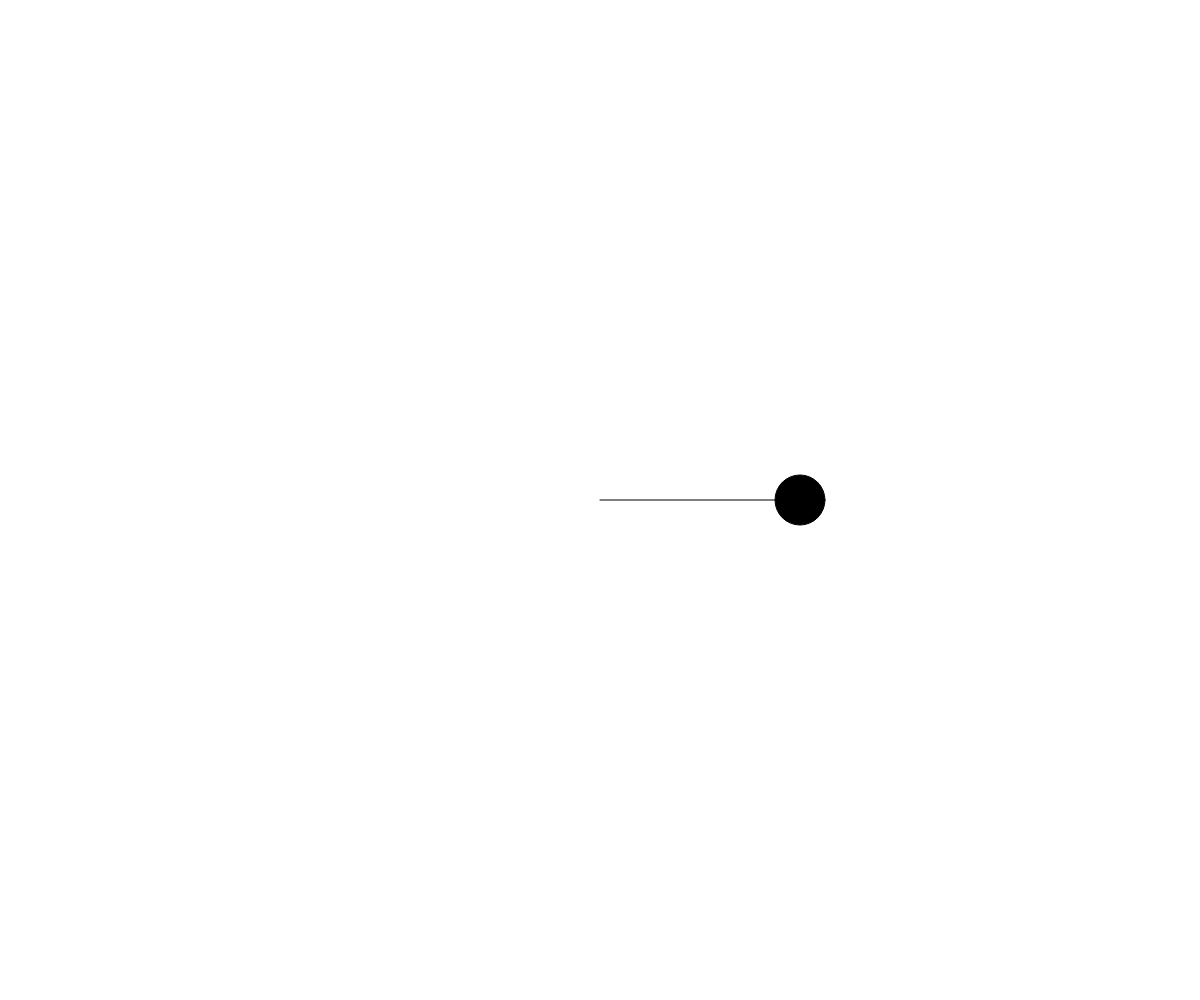
Frame 1 (no input)
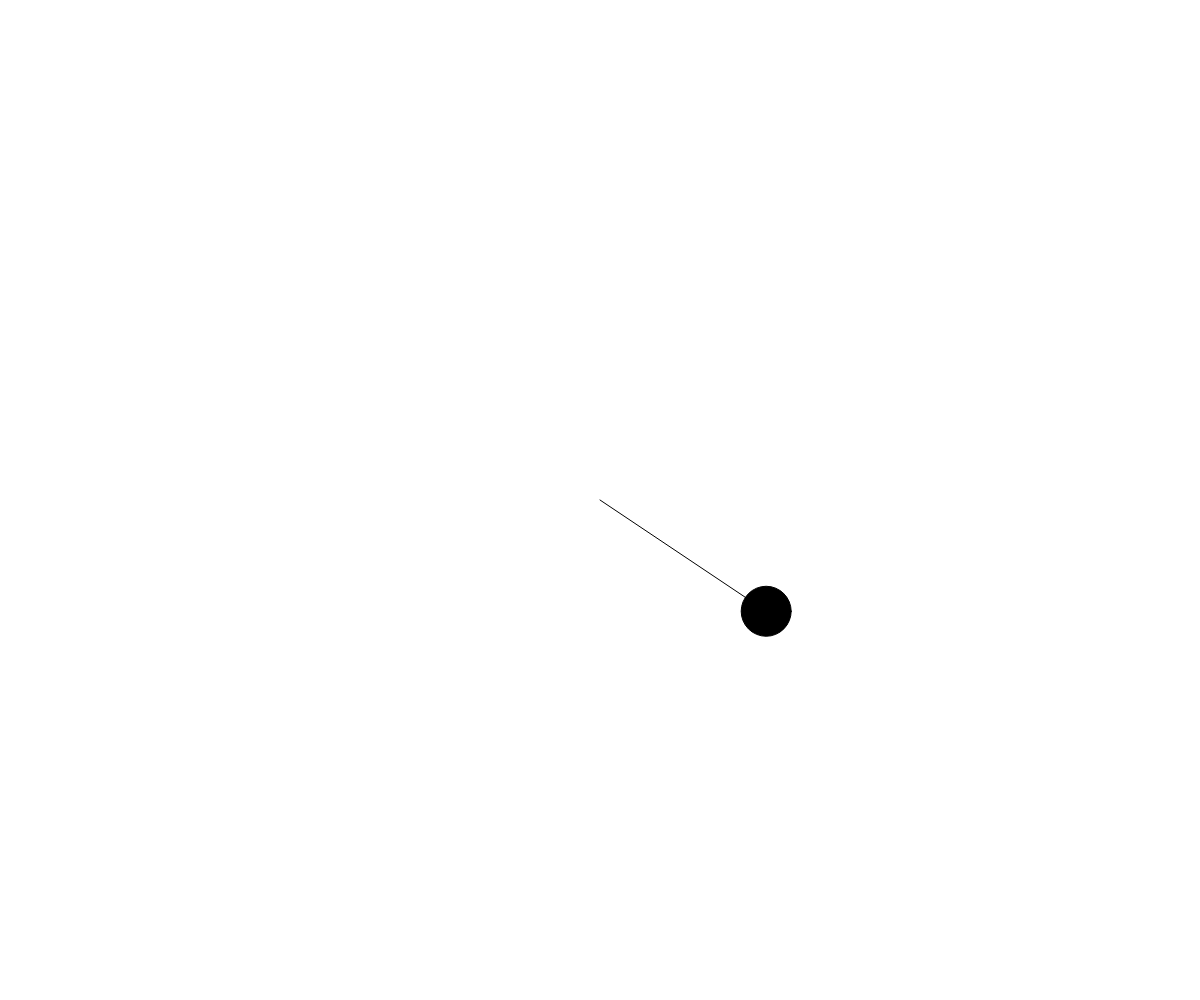
Frame 60 (no input)
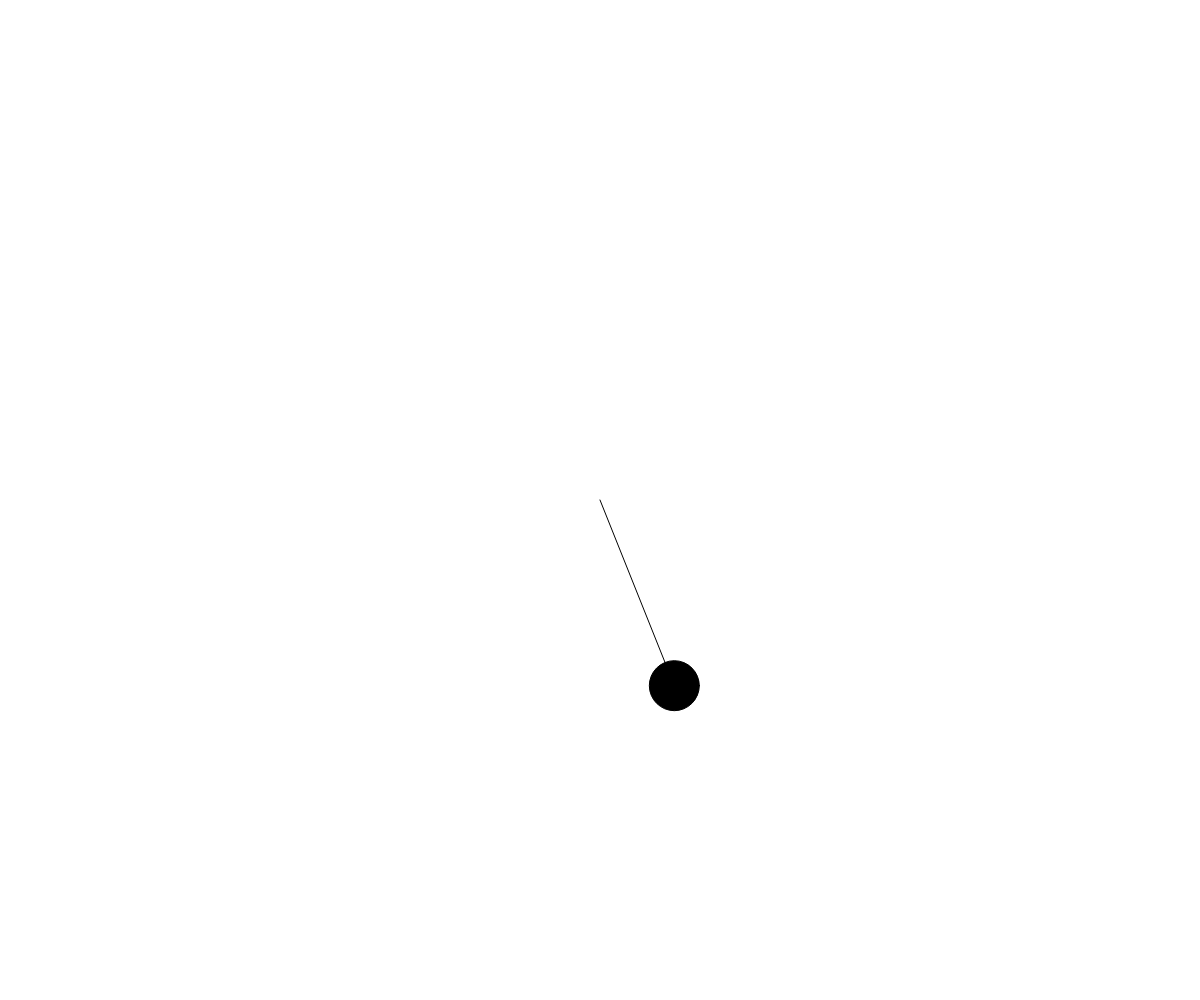
Frame 120 (the mouse pressed at the canvas centre since frame 60)

The p5.js sketch that drew these frames (run headless with seeded random() and noise() and a simulated clock; from frame 60 on, the mouse is pressed at the canvas centre):

// p5.js sketch
// ── sketch.js
//Let's learn about rect to polar co-ordinates. This makes it easy to build graphics based on circles and angles.

//First, instead of x and y positions, polar coordiantes takes two values, theta (the value of the angle) and the radius (how big is the circle?)

var radius = 200;
var theta = 0;

function setup() {
	createCanvas(windowWidth, windowHeight);
	background(255);
}
 
function draw() {

//we will set up some basic shapes and styles, and translate our polar coordinates to the center of the canvas
	background(255);
	stroke(0);
	fill(0);
	translate(width / 2, height / 2);

//Here's where we do the conversion. This uses the trigonometric functions to convert the circle to the square world of cartiesian coordinates. 

	var xPos = radius * cos(theta);
	var yPos = radius * sin(theta);

//draw the circle and line
	ellipse( xPos, yPos, 50, 50 );
	line( 0, 0, xPos, yPos );

//increment theta to increase the angle - this will move around in a circle!
	theta += .01;
}

/* How do you convert from rect back to polar? A little trig knowledge will make quick work of this task. First, you need to calculate r. This is easily done with computing the distance:

r = sqrt( x * x + y * y); 

Although, you could also use r = dist(x,y) if you are using p5, (this is the same thing).

Finally, we need to calculate the angle, which leads us to SOH CAH TOA. Also remember the arc functions - they let you undo the trig functions (for example, asin() is the inverse of sin() ), Tangent = Opposite/hypotneuse (or XVal/yVal in our case) and then need to undo the tangent to derive the angle.

theta = atan( y / x);

*/ 
